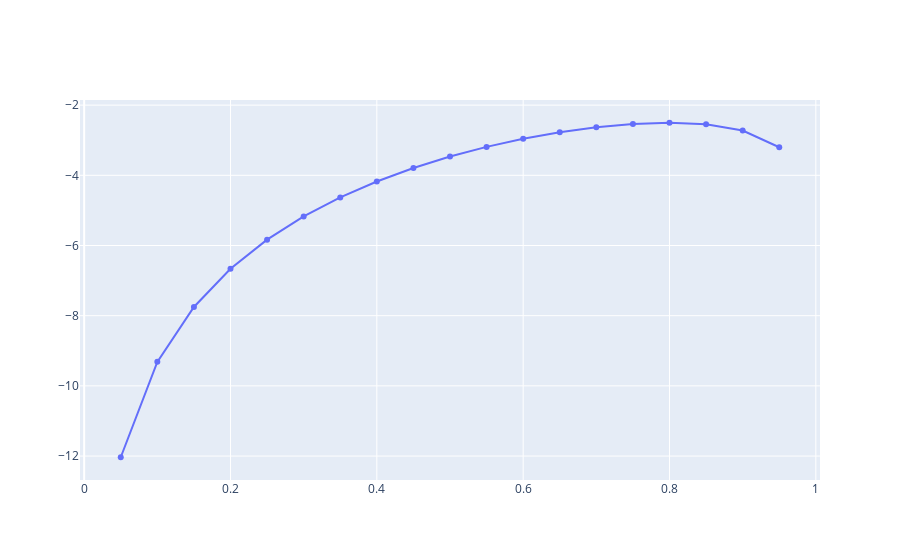

The code cell stored with this chart in its notebook:
### Code cell
log_scatter = go.Scatter(x = probs, y = log_likelihoods)
go.Figure(log_scatter)

### Figure 1 — Plotly figure (JSON) as saved in the notebook; plotly's stock layout.template omitted (floating-point values rounded to 4 significant figures)
{"data": [{"type": "scatter", "x": [0.05, 0.1, 0.15, 0.2, 0.25, 0.3, 0.35, 0.4, 0.45, 0.5, 0.55, 0.6, 0.65, 0.7, 0.75, 0.8, 0.85, 0.9, 0.95], "y": [-12.03, -9.316, -7.751, -6.661, -5.833, -5.173, -4.63, -4.176, -3.792, -3.466, -3.19, -2.96, -2.773, -2.631, -2.537, -2.502, -2.547, -2.724, -3.201]}], "layout": {"autosize": true, "xaxis": {"autorange": true, "range": [-0.008597, 1.009], "type": "linear"}, "yaxis": {"autorange": true, "range": [-12.73, -1.804], "type": "linear"}}}
